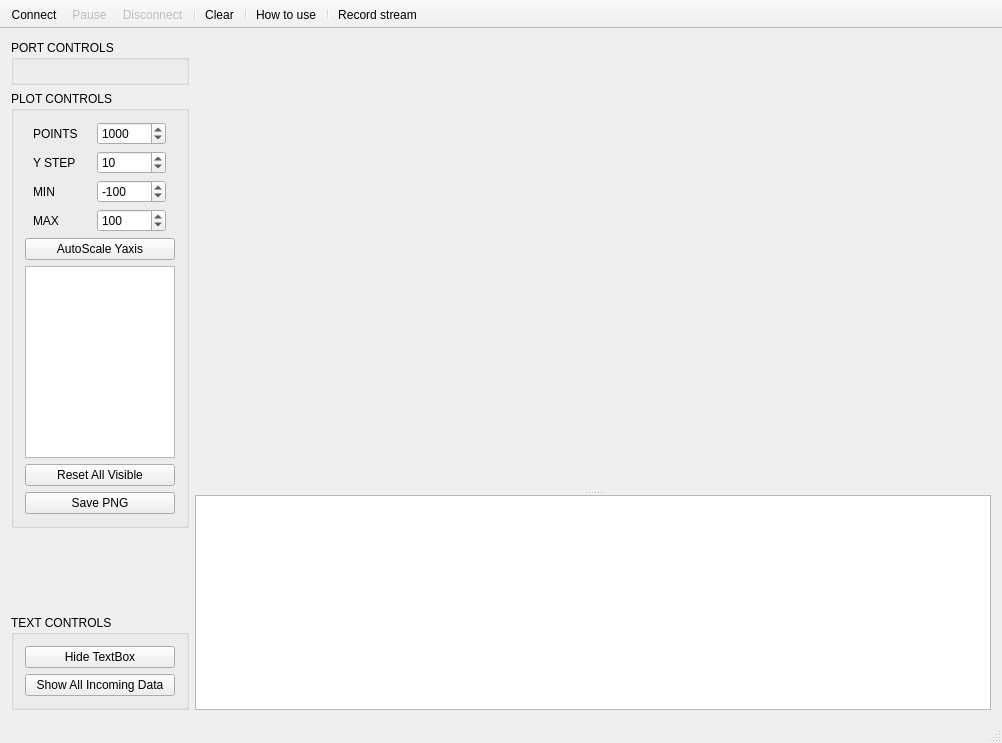
<?xml version="1.0" encoding="UTF-8"?>
<ui version="4.0">
 <class>MainWindow</class>
 <widget class="QMainWindow" name="MainWindow">
  <property name="geometry">
   <rect>
    <x>0</x>
    <y>0</y>
    <width>1002</width>
    <height>743</height>
   </rect>
  </property>
  <property name="minimumSize">
   <size>
    <width>840</width>
    <height>620</height>
   </size>
  </property>
  <property name="windowTitle">
   <string>MainWindow</string>
  </property>
  <widget class="QWidget" name="centralWidget">
   <layout class="QGridLayout" name="gridLayout_3">
    <item row="0" column="0">
     <layout class="QVBoxLayout" name="controlsLayout">
      <item>
       <widget class="QGroupBox" name="PortControlsBox">
        <property name="title">
         <string>PORT CONTROLS</string>
        </property>
        <property name="flat">
         <bool>false</bool>
        </property>
        <property name="checkable">
         <bool>false</bool>
        </property>
        <layout class="QGridLayout" name="gridLayout"/>
       </widget>
      </item>
      <item>
       <widget class="QGroupBox" name="PlotControlsBox">
        <property name="title">
         <string>PLOT CONTROLS</string>
        </property>
        <layout class="QGridLayout" name="gridLayout_2">
         <item row="0" column="0">
          <layout class="QVBoxLayout" name="plotControlsLayout">
           <item>
            <layout class="QHBoxLayout" name="horizontalLayout_10">
             <item>
              <widget class="QLabel" name="pointsLabel">
               <property name="minimumSize">
                <size>
                 <width>50</width>
                 <height>0</height>
                </size>
               </property>
               <property name="maximumSize">
                <size>
                 <width>50</width>
                 <height>16777215</height>
                </size>
               </property>
               <property name="text">
                <string>POINTS</string>
               </property>
              </widget>
             </item>
             <item>
              <widget class="QSpinBox" name="spinPoints">
               <property name="minimumSize">
                <size>
                 <width>69</width>
                 <height>0</height>
                </size>
               </property>
               <property name="maximumSize">
                <size>
                 <width>69</width>
                 <height>16777215</height>
                </size>
               </property>
               <property name="minimum">
                <number>0</number>
               </property>
               <property name="maximum">
                <number>999999999</number>
               </property>
               <property name="singleStep">
                <number>10</number>
               </property>
               <property name="value">
                <number>1000</number>
               </property>
              </widget>
             </item>
            </layout>
           </item>
           <item>
            <layout class="QHBoxLayout" name="horizontalLayout_9">
             <item>
              <widget class="QLabel" name="labelYStep">
               <property name="minimumSize">
                <size>
                 <width>50</width>
                 <height>0</height>
                </size>
               </property>
               <property name="maximumSize">
                <size>
                 <width>50</width>
                 <height>16777215</height>
                </size>
               </property>
               <property name="text">
                <string>Y STEP</string>
               </property>
              </widget>
             </item>
             <item>
              <widget class="QSpinBox" name="spinYStep">
               <property name="minimumSize">
                <size>
                 <width>69</width>
                 <height>0</height>
                </size>
               </property>
               <property name="maximumSize">
                <size>
                 <width>69</width>
                 <height>16777215</height>
                </size>
               </property>
               <property name="minimum">
                <number>1</number>
               </property>
               <property name="maximum">
                <number>10000</number>
               </property>
               <property name="singleStep">
                <number>1</number>
               </property>
               <property name="value">
                <number>10</number>
               </property>
              </widget>
             </item>
            </layout>
           </item>
           <item>
            <layout class="QHBoxLayout" name="horizontalLayout_7">
             <item>
              <widget class="QLabel" name="label">
               <property name="minimumSize">
                <size>
                 <width>50</width>
                 <height>0</height>
                </size>
               </property>
               <property name="maximumSize">
                <size>
                 <width>50</width>
                 <height>16777215</height>
                </size>
               </property>
               <property name="text">
                <string>MIN</string>
               </property>
              </widget>
             </item>
             <item>
              <widget class="QSpinBox" name="spinAxesMin">
               <property name="minimumSize">
                <size>
                 <width>69</width>
                 <height>0</height>
                </size>
               </property>
               <property name="maximumSize">
                <size>
                 <width>69</width>
                 <height>16777215</height>
                </size>
               </property>
               <property name="minimum">
                <number>-65536</number>
               </property>
               <property name="maximum">
                <number>65536</number>
               </property>
               <property name="singleStep">
                <number>10</number>
               </property>
               <property name="value">
                <number>-100</number>
               </property>
              </widget>
             </item>
            </layout>
           </item>
           <item>
            <layout class="QHBoxLayout" name="horizontalLayout_8">
             <item>
              <widget class="QLabel" name="label_2">
               <property name="minimumSize">
                <size>
                 <width>50</width>
                 <height>0</height>
                </size>
               </property>
               <property name="maximumSize">
                <size>
                 <width>50</width>
                 <height>16777215</height>
                </size>
               </property>
               <property name="text">
                <string>MAX</string>
               </property>
              </widget>
             </item>
             <item>
              <widget class="QSpinBox" name="spinAxesMax">
               <property name="minimumSize">
                <size>
                 <width>69</width>
                 <height>0</height>
                </size>
               </property>
               <property name="maximumSize">
                <size>
                 <width>69</width>
                 <height>16777215</height>
                </size>
               </property>
               <property name="minimum">
                <number>-65536</number>
               </property>
               <property name="maximum">
                <number>65536</number>
               </property>
               <property name="singleStep">
                <number>10</number>
               </property>
               <property name="value">
                <number>100</number>
               </property>
              </widget>
             </item>
            </layout>
           </item>
           <item>
            <widget class="QPushButton" name="pushButton_AutoScale">
             <property name="sizeIncrement">
              <size>
               <width>0</width>
               <height>8</height>
              </size>
             </property>
             <property name="text">
              <string>AutoScale Yaxis</string>
             </property>
            </widget>
           </item>
           <item>
            <widget class="QListWidget" name="listWidget_Channels">
             <property name="sizePolicy">
              <sizepolicy hsizetype="Minimum" vsizetype="MinimumExpanding">
               <horstretch>0</horstretch>
               <verstretch>0</verstretch>
              </sizepolicy>
             </property>
             <property name="minimumSize">
              <size>
               <width>0</width>
               <height>0</height>
              </size>
             </property>
             <property name="maximumSize">
              <size>
               <width>150</width>
               <height>16777215</height>
              </size>
             </property>
             <property name="layoutDirection">
              <enum>Qt::LeftToRight</enum>
             </property>
             <property name="autoScroll">
              <bool>false</bool>
             </property>
             <property name="editTriggers">
              <set>QAbstractItemView::NoEditTriggers</set>
             </property>
             <property name="alternatingRowColors">
              <bool>true</bool>
             </property>
             <property name="selectionBehavior">
              <enum>QAbstractItemView::SelectItems</enum>
             </property>
             <property name="textElideMode">
              <enum>Qt::ElideMiddle</enum>
             </property>
             <property name="resizeMode">
              <enum>QListView::Adjust</enum>
             </property>
             <property name="modelColumn">
              <number>0</number>
             </property>
             <property name="selectionRectVisible">
              <bool>true</bool>
             </property>
            </widget>
           </item>
           <item>
            <widget class="QPushButton" name="pushButton_ResetVisible">
             <property name="text">
              <string>Reset All Visible</string>
             </property>
            </widget>
           </item>
           <item>
            <widget class="QPushButton" name="savePNGButton">
             <property name="text">
              <string>Save PNG</string>
             </property>
            </widget>
           </item>
          </layout>
         </item>
        </layout>
       </widget>
      </item>
      <item>
       <spacer name="verticalSpacer">
        <property name="orientation">
         <enum>Qt::Vertical</enum>
        </property>
        <property name="sizeHint" stdset="0">
         <size>
          <width>20</width>
          <height>40</height>
         </size>
        </property>
       </spacer>
      </item>
      <item>
       <widget class="QGroupBox" name="gridGroupBox">
        <property name="minimumSize">
         <size>
          <width>0</width>
          <height>80</height>
         </size>
        </property>
        <property name="title">
         <string>TEXT CONTROLS</string>
        </property>
        <layout class="QGridLayout" name="TextControlsBox">
         <item row="0" column="0">
          <layout class="QVBoxLayout" name="verticalLayout">
           <item>
            <widget class="QPushButton" name="pushButton_TextEditHide">
             <property name="text">
              <string>Hide TextBox</string>
             </property>
             <property name="checkable">
              <bool>true</bool>
             </property>
             <property name="checked">
              <bool>false</bool>
             </property>
            </widget>
           </item>
           <item>
            <widget class="QPushButton" name="pushButton_ShowallData">
             <property name="text">
              <string>Show All Incoming Data</string>
             </property>
             <property name="checkable">
              <bool>true</bool>
             </property>
            </widget>
           </item>
          </layout>
         </item>
        </layout>
       </widget>
      </item>
     </layout>
    </item>
    <item row="0" column="1">
     <layout class="QGridLayout" name="gridLayout_4">
      <item row="1" column="0">
       <widget class="QSplitter" name="splitter">
        <property name="sizePolicy">
         <sizepolicy hsizetype="Expanding" vsizetype="MinimumExpanding">
          <horstretch>0</horstretch>
          <verstretch>0</verstretch>
         </sizepolicy>
        </property>
        <property name="font">
         <font>
          <family>Consolas</family>
         </font>
        </property>
        <property name="frameShape">
         <enum>QFrame::NoFrame</enum>
        </property>
        <property name="orientation">
         <enum>Qt::Vertical</enum>
        </property>
        <property name="opaqueResize">
         <bool>true</bool>
        </property>
        <property name="handleWidth">
         <number>5</number>
        </property>
        <property name="childrenCollapsible">
         <bool>false</bool>
        </property>
        <widget class="QCustomPlot" name="plot" native="true">
         <property name="sizePolicy">
          <sizepolicy hsizetype="Preferred" vsizetype="Expanding">
           <horstretch>0</horstretch>
           <verstretch>0</verstretch>
          </sizepolicy>
         </property>
         <property name="minimumSize">
          <size>
           <width>0</width>
           <height>400</height>
          </size>
         </property>
        </widget>
        <widget class="QTextEdit" name="textEdit_UartWindow">
         <property name="sizePolicy">
          <sizepolicy hsizetype="Preferred" vsizetype="Minimum">
           <horstretch>0</horstretch>
           <verstretch>0</verstretch>
          </sizepolicy>
         </property>
         <property name="minimumSize">
          <size>
           <width>0</width>
           <height>150</height>
          </size>
         </property>
        </widget>
       </widget>
      </item>
      <item row="0" column="0">
       <spacer name="horizontalSpacer">
        <property name="orientation">
         <enum>Qt::Horizontal</enum>
        </property>
        <property name="sizeHint" stdset="0">
         <size>
          <width>40</width>
          <height>1</height>
         </size>
        </property>
       </spacer>
      </item>
     </layout>
    </item>
   </layout>
  </widget>
  <widget class="QStatusBar" name="statusBar"/>
  <widget class="QToolBar" name="toolBar">
   <property name="windowTitle">
    <string>toolBar</string>
   </property>
   <property name="movable">
    <bool>false</bool>
   </property>
   <property name="allowedAreas">
    <set>Qt::TopToolBarArea</set>
   </property>
   <property name="floatable">
    <bool>false</bool>
   </property>
   <attribute name="toolBarArea">
    <enum>TopToolBarArea</enum>
   </attribute>
   <attribute name="toolBarBreak">
    <bool>false</bool>
   </attribute>
   <addaction name="actionConnect"/>
   <addaction name="actionPause_Plot"/>
   <addaction name="actionDisconnect"/>
   <addaction name="separator"/>
   <addaction name="actionClear"/>
   <addaction name="separator"/>
   <addaction name="actionHow_to_use"/>
   <addaction name="separator"/>
   <addaction name="actionRecord_stream"/>
  </widget>
  <action name="actionConnect">
   <property name="icon">
    <iconset resource="res/serial_port_plotter.qrc">
     <normaloff>:/serial_port_plotter/play_nor.png</normaloff>
     <normalon>:/serial_port_plotter/play_nor.png</normalon>
     <disabledoff>:/serial_port_plotter/play_dis.png</disabledoff>
     <disabledon>:/serial_port_plotter/play_dis.png</disabledon>
     <activeoff>:/serial_port_plotter/play_act.png</activeoff>
     <activeon>:/serial_port_plotter/play_act.png</activeon>
     <selectedoff>:/serial_port_plotter/play_act.png</selectedoff>
     <selectedon>:/serial_port_plotter/play_act.png</selectedon>:/serial_port_plotter/play_nor.png</iconset>
   </property>
   <property name="text">
    <string>Connect</string>
   </property>
   <property name="toolTip">
    <string>Connect to COM port</string>
   </property>
  </action>
  <action name="actionPause_Plot">
   <property name="enabled">
    <bool>false</bool>
   </property>
   <property name="icon">
    <iconset resource="res/serial_port_plotter.qrc">
     <normaloff>:/serial_port_plotter/pause_nor.png</normaloff>
     <normalon>:/serial_port_plotter/pause_nor.png</normalon>
     <disabledoff>:/serial_port_plotter/pause_dis.png</disabledoff>
     <disabledon>:/serial_port_plotter/pause_dis.png</disabledon>
     <activeoff>:/serial_port_plotter/pause_act.png</activeoff>
     <activeon>:/serial_port_plotter/pause_act.png</activeon>
     <selectedoff>:/serial_port_plotter/pause_act.png</selectedoff>
     <selectedon>:/serial_port_plotter/pause_act.png</selectedon>:/serial_port_plotter/pause_nor.png</iconset>
   </property>
   <property name="text">
    <string>Pause</string>
   </property>
   <property name="toolTip">
    <string>Pause plot</string>
   </property>
  </action>
  <action name="actionDisconnect">
   <property name="enabled">
    <bool>false</bool>
   </property>
   <property name="icon">
    <iconset resource="res/serial_port_plotter.qrc">
     <normaloff>:/serial_port_plotter/stop_nor.png</normaloff>
     <normalon>:/serial_port_plotter/stop_nor.png</normalon>
     <disabledoff>:/serial_port_plotter/stop_dis.png</disabledoff>
     <disabledon>:/serial_port_plotter/stop_dis.png</disabledon>
     <activeoff>:/serial_port_plotter/stop_act.png</activeoff>
     <activeon>:/serial_port_plotter/stop_act.png</activeon>
     <selectedoff>:/serial_port_plotter/stop_act.png</selectedoff>
     <selectedon>:/serial_port_plotter/stop_act.png</selectedon>:/serial_port_plotter/stop_nor.png</iconset>
   </property>
   <property name="text">
    <string>Disconnect</string>
   </property>
   <property name="toolTip">
    <string>Disconnect COM port</string>
   </property>
  </action>
  <action name="actionClear">
   <property name="enabled">
    <bool>true</bool>
   </property>
   <property name="icon">
    <iconset resource="res/serial_port_plotter.qrc">
     <normaloff>:/serial_port_plotter/clear_nor.png</normaloff>
     <normalon>:/serial_port_plotter/clear_nor.png</normalon>
     <disabledoff>:/serial_port_plotter/clear_dis.png</disabledoff>
     <disabledon>:/serial_port_plotter/clear_dis.png</disabledon>
     <activeoff>:/serial_port_plotter/clear_act.png</activeoff>
     <activeon>:/serial_port_plotter/clear_act.png</activeon>
     <selectedoff>:/serial_port_plotter/clear_act.png</selectedoff>
     <selectedon>:/serial_port_plotter/clear_act.png</selectedon>:/serial_port_plotter/clear_nor.png</iconset>
   </property>
   <property name="text">
    <string>Clear</string>
   </property>
   <property name="toolTip">
    <string>Clear plot data</string>
   </property>
  </action>
  <action name="actionHow_to_use">
   <property name="icon">
    <iconset resource="res/serial_port_plotter.qrc">
     <normaloff>:/serial_port_plotter/help_nor.png</normaloff>
     <normalon>:/serial_port_plotter/help_nor.png</normalon>
     <disabledoff>:/serial_port_plotter/help_dis.png</disabledoff>
     <disabledon>:/serial_port_plotter/help_dis.png</disabledon>
     <activeoff>:/serial_port_plotter/help_act.png</activeoff>
     <activeon>:/serial_port_plotter/help_act.png</activeon>
     <selectedoff>:/serial_port_plotter/help_act.png</selectedoff>
     <selectedon>:/serial_port_plotter/help_act.png</selectedon>:/serial_port_plotter/help_nor.png</iconset>
   </property>
   <property name="text">
    <string>How to use</string>
   </property>
  </action>
  <action name="actionRecord_stream">
   <property name="checkable">
    <bool>true</bool>
   </property>
   <property name="checked">
    <bool>false</bool>
   </property>
   <property name="enabled">
    <bool>true</bool>
   </property>
   <property name="icon">
    <iconset resource="res/serial_port_plotter.qrc">
     <normaloff>:/icons/line_icon_set/document.png</normaloff>
     <normalon>:/icons/line_icon_set_text/document.png</normalon>
     <disabledoff>:/icons/line_icon_set/document.png</disabledoff>:/icons/line_icon_set/document.png</iconset>
   </property>
   <property name="text">
    <string>Record stream</string>
   </property>
   <property name="toolTip">
    <string>Record the incoming data to a .csv file ( shortcut : s )</string>
   </property>
   <property name="shortcut">
    <string/>
   </property>
   <property name="visible">
    <bool>true</bool>
   </property>
  </action>
 </widget>
 <layoutdefault spacing="6" margin="11"/>
 <customwidgets>
  <customwidget>
   <class>QCustomPlot</class>
   <extends>QWidget</extends>
   <header location="global">qcustomplot/qcustomplot.h</header>
   <container>1</container>
  </customwidget>
 </customwidgets>
 <resources>
  <include location="res/serial_port_plotter.qrc"/>
 </resources>
 <connections/>
</ui>
